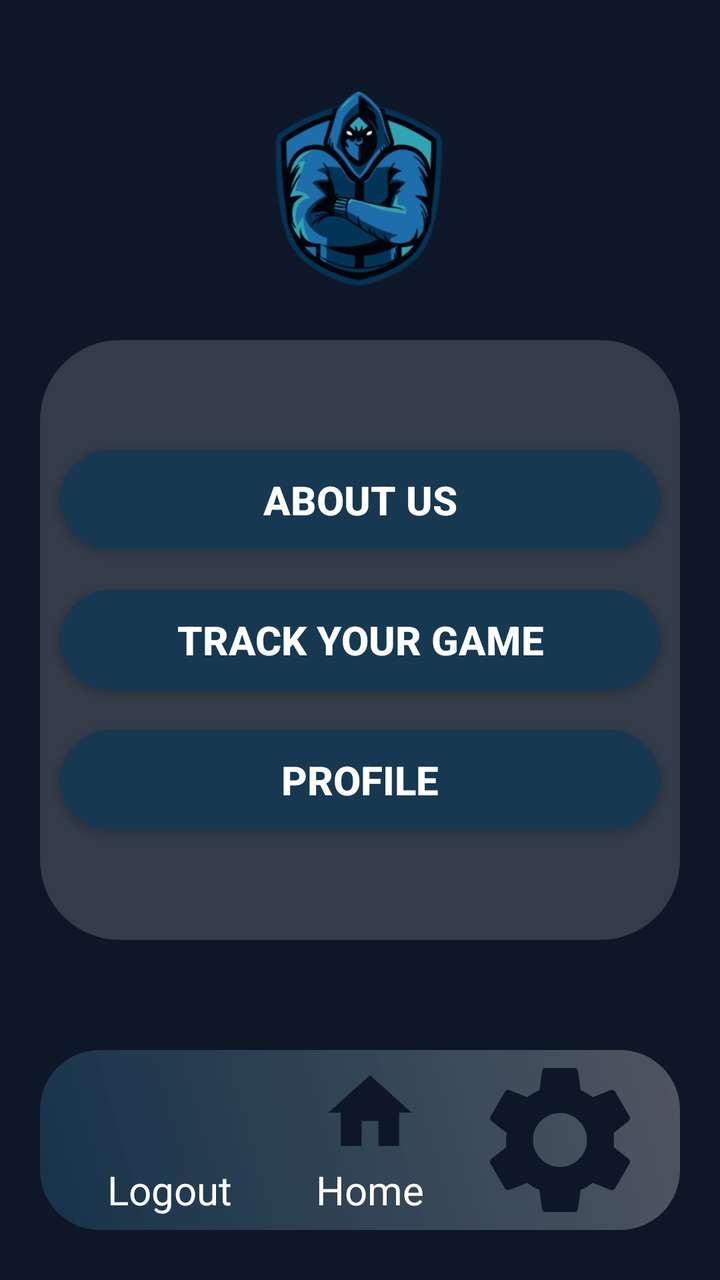
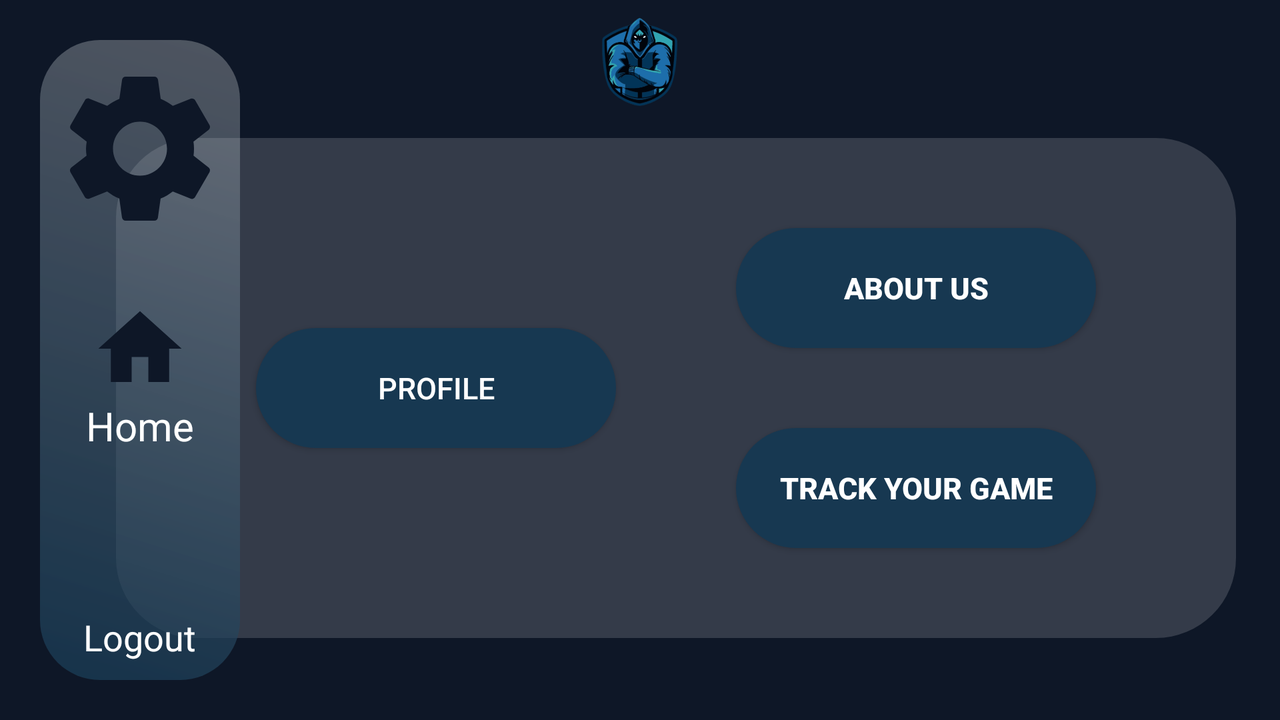

The same Android screen from two of the app's own layout files: first res/layout/ as a phone draws it, then the author's variant for another configuration, drawn on a device whose configuration selects that folder. Both files follow.
<!-- AndroidManifest.xml: application theme Theme.AppCompat.Light.NoActionBar.Fullscreen -->
<!-- res/layout/activity_profile.xml -->
<?xml version="1.0" encoding="utf-8"?>
<androidx.constraintlayout.widget.ConstraintLayout xmlns:android="http://schemas.android.com/apk/res/android"
    xmlns:app="http://schemas.android.com/apk/res-auto"
    xmlns:tools="http://schemas.android.com/tools"
    android:layout_width="match_parent"
    android:layout_height="match_parent"
    android:background="@color/_0e1727"
    tools:context=".ProfileActivity">


    <ImageView
        android:id="@+id/imgLogo2"
        android:layout_width="189dp"
        android:layout_height="179dp"
        android:layout_centerHorizontal="true"
        android:src="@drawable/gamelogooriginal"
        app:layout_constraintEnd_toEndOf="parent"
        app:layout_constraintStart_toStartOf="parent"
        app:layout_constraintTop_toTopOf="parent" />

    <LinearLayout
        android:id="@+id/linearLayout2"
        android:layout_width="match_parent"
        android:layout_height="300dp"
        android:layout_marginLeft="20dp"
        android:layout_marginRight="20dp"
        android:background="@drawable/linear_background"
        android:gravity="center"
        android:orientation="vertical"
        app:layout_constraintBottom_toBottomOf="parent"
        app:layout_constraintEnd_toEndOf="parent"
        app:layout_constraintHorizontal_bias="0.6"
        app:layout_constraintStart_toStartOf="parent"
        app:layout_constraintTop_toTopOf="parent">


        <Button
            android:id="@+id/AboutUs"
            android:layout_width="300dp"
            android:layout_height="50dp"
            android:layout_marginBottom="20dp"
            android:background="@drawable/button"
            android:text="About Us"
            android:textColor="@color/white"
            android:textSize="20sp"
            android:textStyle="bold"
            tools:layout_editor_absoluteX="55dp"
            tools:layout_editor_absoluteY="563dp" />

        <Button
            android:id="@+id/trackYourGame"
            android:layout_width="300dp"
            android:layout_height="50dp"
            android:background="@drawable/button"
            android:text="Track Your Game"
            android:layout_marginBottom="20dp"
            android:textColor="@color/white"
            android:textSize="20sp"
            android:textStyle="bold"
            tools:layout_editor_absoluteX="55dp"
            tools:layout_editor_absoluteY="563dp" />


        <Button
            android:id="@+id/goToProfile"
            android:layout_width="300dp"
            android:layout_height="50dp"
            android:background="@drawable/button"
            android:text="Profile"
            android:textColor="@color/white"
            android:textSize="20sp"
            android:textStyle="bold"
            tools:layout_editor_absoluteX="55dp"
            tools:layout_editor_absoluteY="563dp" />


    </LinearLayout>

    <LinearLayout
        android:layout_width="match_parent"
        android:layout_height="90dp"
        android:layout_alignParentBottom="true"
        android:layout_margin="20dp"
        android:background="@drawable/nav_bar"
        android:gravity="center"
        android:orientation="horizontal"
        app:layout_constraintBottom_toBottomOf="parent"
        app:layout_constraintEnd_toEndOf="parent"
        app:layout_constraintStart_toStartOf="parent"
        app:layout_constraintTop_toBottomOf="@+id/linearLayout2"
        app:layout_constraintVertical_bias="0.872">

        <LinearLayout
            android:layout_width="100dp"
            android:layout_height="match_parent"
            android:gravity="center"
            android:orientation="vertical">

            <ImageView
                android:id="@+id/logoutImg"
                android:layout_width="50dp"
                android:layout_height="50dp"
                app:srcCompat="@drawable/off" />

            <TextView
                android:id="@+id/logoutTxt"
                android:layout_width="wrap_content"
                android:layout_height="wrap_content"
                android:text="Logout"
                android:textColor="@color/white"
                android:textSize="20sp" />


        </LinearLayout>

        <LinearLayout
            android:layout_width="100dp"
            android:layout_height="match_parent"
            android:gravity="center"
            android:orientation="vertical">

            <ImageView
                android:id="@+id/homeBtn"
                android:layout_width="50dp"
                android:layout_height="50dp"
                android:layout_marginLeft="20dp"
                android:layout_marginRight="20dp"
                android:src="@drawable/baseline_home_24" />

            <TextView
                android:id="@+id/homeImg"
                android:layout_width="wrap_content"
                android:layout_height="wrap_content"
                android:text="Home"
                android:textColor="@color/white"
                android:textSize="20sp" />


        </LinearLayout>


        <ImageView
            android:id="@+id/buttonprofile"
            android:layout_width="90dp"
            android:layout_height="90dp"
            android:src="@drawable/baseline_settings_242" />


    </LinearLayout>


</androidx.constraintlayout.widget.ConstraintLayout>
<!-- resources referenced by this layout -->
<resources>
  <color name="_0e1727">#0e1727</color>
  <color name="white">#FFFFFFFF</color>
  <!-- drawable baseline_home_24 (drawable) -->
  <vector android:height="24dp" android:tint="@color/_0e1727"
      android:viewportHeight="24" android:viewportWidth="24"
      android:width="24dp" xmlns:android="http://schemas.android.com/apk/res/android">
      <path android:fillColor="@android:color/white" android:pathData="M10,20v-6h4v6h5v-8h3L12,3 2,12h3v8z"/>
  </vector>
  <!-- drawable baseline_settings_242 (drawable) -->
  <vector android:height="24dp" android:tint="@color/_0e1727"
      android:viewportHeight="24" android:viewportWidth="24"
      android:width="24dp" xmlns:android="http://schemas.android.com/apk/res/android">
      <path android:fillColor="@android:color/white" android:pathData="M19.14,12.94c0.04,-0.3 0.06,-0.61 0.06,-0.94c0,-0.32 -0.02,-0.64 -0.07,-0.94l2.03,-1.58c0.18,-0.14 0.23,-0.41 0.12,-0.61l-1.92,-3.32c-0.12,-0.22 -0.37,-0.29 -0.59,-0.22l-2.39,0.96c-0.5,-0.38 -1.03,-0.7 -1.62,-0.94L14.4,2.81c-0.04,-0.24 -0.24,-0.41 -0.48,-0.41h-3.84c-0.24,0 -0.43,0.17 -0.47,0.41L9.25,5.35C8.66,5.59 8.12,5.92 7.63,6.29L5.24,5.33c-0.22,-0.08 -0.47,0 -0.59,0.22L2.74,8.87C2.62,9.08 2.66,9.34 2.86,9.48l2.03,1.58C4.84,11.36 4.8,11.69 4.8,12s0.02,0.64 0.07,0.94l-2.03,1.58c-0.18,0.14 -0.23,0.41 -0.12,0.61l1.92,3.32c0.12,0.22 0.37,0.29 0.59,0.22l2.39,-0.96c0.5,0.38 1.03,0.7 1.62,0.94l0.36,2.54c0.05,0.24 0.24,0.41 0.48,0.41h3.84c0.24,0 0.44,-0.17 0.47,-0.41l0.36,-2.54c0.59,-0.24 1.13,-0.56 1.62,-0.94l2.39,0.96c0.22,0.08 0.47,0 0.59,-0.22l1.92,-3.32c0.12,-0.22 0.07,-0.47 -0.12,-0.61L19.14,12.94zM12,15.6c-1.98,0 -3.6,-1.62 -3.6,-3.6s1.62,-3.6 3.6,-3.6s3.6,1.62 3.6,3.6S13.98,15.6 12,15.6z"/>
  </vector>
  <!-- drawable button (drawable) -->
  <?xml version="1.0" encoding="utf-8"?>
  <shape xmlns:android="http://schemas.android.com/apk/res/android"
      android:shape="rectangle">
  
      <solid
          android:color="@color/blue_shade" />
      <corners
          android:radius="100dp"/>
  </shape>
  <!-- drawable gamelogooriginal: png bitmap (drawable, 10893 bytes) -->
  <!-- drawable linear_background (drawable) -->
  <?xml version="1.0" encoding="utf-8"?>
  <shape xmlns:android="http://schemas.android.com/apk/res/android">
  
      <solid
          android:color="#28FFFFFF"/>
  
      <corners
          android:radius="40dp"/>
  
  </shape>
  <!-- drawable nav_bar (drawable) -->
  <?xml version="1.0" encoding="utf-8"?>
  <shape xmlns:android="http://schemas.android.com/apk/res/android">
  
      <gradient
          android:startColor="#D2173851"
          android:endColor="#48F2F2F2"
          android:angle="45"/>
  
      <corners
          android:radius="30dp"/>
  
  </shape>
  <!-- drawable off: png bitmap (drawable, 34852 bytes) -->
  <style name="Theme.AppCompat.Light.NoActionBar.Fullscreen" parent="@style/Theme.AppCompat.Light.NoActionBar">
          <item name="android:windowNoTitle">true</item>
          <item name="android:windowActionBar">false</item>
          <item name="android:windowFullscreen">true</item>
          <item name="android:windowContentOverlay">@null</item>
  
          <item name="colorPrimary">@color/lavender</item>
          <item name="colorPrimaryVariant">@color/lavender</item>
          <item name="colorOnPrimary">@color/white</item>
          
          <item name="colorSecondary">@color/blue_shade</item>
          <item name="colorSecondaryVariant">@color/blue_shade</item>
          <item name="colorOnSecondary">@color/black</item>
          
          <item name="android:statusBarColor">?attr/colorPrimaryVariant</item>
          
          <item name="android:windowBackground">@color/_0e1727</item>
  
      </style>
  <color name="blue_shade">#173851</color>
  <color name="lavender">#0e1727</color>
  <color name="black">#FF000000</color>
</resources>
<!-- res/layout-land/activity_profile.xml (the author's variant of the layout above) -->
<!-- drawn on the phone turned sideways -->
<?xml version="1.0" encoding="utf-8"?>
<androidx.constraintlayout.widget.ConstraintLayout xmlns:android="http://schemas.android.com/apk/res/android"
    xmlns:app="http://schemas.android.com/apk/res-auto"
    xmlns:tools="http://schemas.android.com/tools"
    android:layout_width="match_parent"
    android:layout_height="match_parent"
    android:background="@color/_0e1727"
    tools:context=".ProfileActivity">




    <ImageView
        android:id="@+id/imgLogo2"
        android:layout_width="85dp"
        android:layout_height="81dp"
        android:layout_centerHorizontal="true"
        android:src="@drawable/gamelogooriginal"
        app:layout_constraintBottom_toTopOf="@+id/linearLayout"
        app:layout_constraintEnd_toEndOf="parent"
        app:layout_constraintStart_toStartOf="parent" />

    <LinearLayout
        android:id="@+id/linearLayout"
        android:layout_width="560dp"
        android:layout_height="250dp"
        android:layout_marginLeft="40dp"
        android:layout_marginRight="20dp"
        android:background="@drawable/linear_background"
        android:gravity="center"
        android:orientation="horizontal"
        app:layout_constraintBottom_toBottomOf="parent"
        app:layout_constraintEnd_toEndOf="parent"
        app:layout_constraintHorizontal_bias="0.906"
        app:layout_constraintStart_toStartOf="parent"
        app:layout_constraintTop_toTopOf="parent"
        app:layout_constraintVertical_bias="0.627">



        <LinearLayout
            android:layout_width="200dp"
            android:layout_height="match_parent"
            android:gravity="center"
            android:orientation="vertical">



            <Button
                android:id="@+id/goToProfile"
                android:layout_width="180dp"
                android:layout_height="60dp"
                android:background="@drawable/background_solid"
                android:backgroundTint="@color/blue_shade"
                android:text="Profile"
                android:textColor="@color/white"
                android:textSize="15sp"
                tools:layout_editor_absoluteX="371dp" />


        </LinearLayout>

        <LinearLayout
            android:layout_width="200dp"
            android:layout_height="match_parent"
            android:gravity="center"
            android:layout_marginStart="40dp"
            android:orientation="vertical">


            <Button
                android:id="@+id/AboutUs"
                android:layout_width="180dp"
                android:layout_height="60dp"
                android:background="@drawable/background_solid"
                android:backgroundTint="@color/blue_shade"
                android:text="About Us"
                android:textColor="@color/white"
                android:textSize="15sp"
                android:textStyle="bold"
                tools:layout_editor_absoluteX="531dp"
                tools:layout_editor_absoluteY="181dp" />

            <Button
                android:id="@+id/trackYourGame"
                android:layout_width="180dp"
                android:layout_height="60dp"
                android:background="@drawable/background_solid"
                android:backgroundTint="@color/blue_shade"
                android:text="Track Your Game"
                android:layout_marginTop="40dp"
                android:textColor="@color/white"
                android:textSize="15sp"
                android:textStyle="bold"
                tools:layout_editor_absoluteX="531dp"
                tools:layout_editor_absoluteY="181dp" />



        </LinearLayout>


    </LinearLayout>

    <LinearLayout
        android:layout_width="100dp"
        android:layout_height="match_parent"
        android:layout_margin="20dp"
        android:background="@drawable/nav_bar"
        android:orientation="vertical"
        android:gravity="center"
        app:layout_constraintBottom_toBottomOf="parent"
        app:layout_constraintStart_toStartOf="parent"
        app:layout_constraintTop_toTopOf="parent">

        <ImageView
            android:layout_width="90dp"
            android:layout_height="90dp"
            android:src="@drawable/baseline_settings_242"
            android:id="@+id/buttonprofile"/>


        <ImageView
            android:layout_width="50dp"
            android:id="@+id/homeBtn"
            android:layout_marginTop="30dp"
            android:layout_height="50dp"
            android:src="@drawable/baseline_home_24"/>
        <TextView
            android:id="@+id/homeTxt"
            android:layout_width="wrap_content"
            android:layout_height="wrap_content"
            android:layout_marginBottom="30dp"
            android:text="Home"
            android:textColor="@color/white"
            android:textSize="20sp" />

        <ImageView
            android:id="@+id/logoutImg"
            android:layout_width="50dp"
            android:layout_height="50dp"

            app:srcCompat="@drawable/off"
            />

        <TextView
            android:id="@+id/logoutTxt"
            android:layout_width="wrap_content"
            android:layout_height="wrap_content"

            android:text="Logout"
            android:textColor="@color/white"
            android:textSize="18sp"
            />

    </LinearLayout>



</androidx.constraintlayout.widget.ConstraintLayout>
<!-- resources referenced by the variant -->
<!-- as the phone turned sideways resolves them -->
<resources>
  <color name="_0e1727">#0e1727</color>
  <color name="blue_shade">#173851</color>
  <color name="white">#FFFFFFFF</color>
  <!-- drawable background_solid (drawable) -->
  <?xml version="1.0" encoding="utf-8"?>
  <shape xmlns:android="http://schemas.android.com/apk/res/android">
  
      <solid
          android:color="@color/blue_shade"/>
  
      <corners
          android:radius="30dp"/>
  
  
  </shape>
  <!-- drawable baseline_home_24 (drawable) -->
  <vector android:height="24dp" android:tint="@color/_0e1727"
      android:viewportHeight="24" android:viewportWidth="24"
      android:width="24dp" xmlns:android="http://schemas.android.com/apk/res/android">
      <path android:fillColor="@android:color/white" android:pathData="M10,20v-6h4v6h5v-8h3L12,3 2,12h3v8z"/>
  </vector>
  <!-- drawable baseline_settings_242 (drawable) -->
  <vector android:height="24dp" android:tint="@color/_0e1727"
      android:viewportHeight="24" android:viewportWidth="24"
      android:width="24dp" xmlns:android="http://schemas.android.com/apk/res/android">
      <path android:fillColor="@android:color/white" android:pathData="M19.14,12.94c0.04,-0.3 0.06,-0.61 0.06,-0.94c0,-0.32 -0.02,-0.64 -0.07,-0.94l2.03,-1.58c0.18,-0.14 0.23,-0.41 0.12,-0.61l-1.92,-3.32c-0.12,-0.22 -0.37,-0.29 -0.59,-0.22l-2.39,0.96c-0.5,-0.38 -1.03,-0.7 -1.62,-0.94L14.4,2.81c-0.04,-0.24 -0.24,-0.41 -0.48,-0.41h-3.84c-0.24,0 -0.43,0.17 -0.47,0.41L9.25,5.35C8.66,5.59 8.12,5.92 7.63,6.29L5.24,5.33c-0.22,-0.08 -0.47,0 -0.59,0.22L2.74,8.87C2.62,9.08 2.66,9.34 2.86,9.48l2.03,1.58C4.84,11.36 4.8,11.69 4.8,12s0.02,0.64 0.07,0.94l-2.03,1.58c-0.18,0.14 -0.23,0.41 -0.12,0.61l1.92,3.32c0.12,0.22 0.37,0.29 0.59,0.22l2.39,-0.96c0.5,0.38 1.03,0.7 1.62,0.94l0.36,2.54c0.05,0.24 0.24,0.41 0.48,0.41h3.84c0.24,0 0.44,-0.17 0.47,-0.41l0.36,-2.54c0.59,-0.24 1.13,-0.56 1.62,-0.94l2.39,0.96c0.22,0.08 0.47,0 0.59,-0.22l1.92,-3.32c0.12,-0.22 0.07,-0.47 -0.12,-0.61L19.14,12.94zM12,15.6c-1.98,0 -3.6,-1.62 -3.6,-3.6s1.62,-3.6 3.6,-3.6s3.6,1.62 3.6,3.6S13.98,15.6 12,15.6z"/>
  </vector>
  <!-- drawable gamelogooriginal: png bitmap (drawable, 10893 bytes) -->
  <!-- drawable linear_background (drawable) -->
  <?xml version="1.0" encoding="utf-8"?>
  <shape xmlns:android="http://schemas.android.com/apk/res/android">
  
      <solid
          android:color="#28FFFFFF"/>
  
      <corners
          android:radius="40dp"/>
  
  </shape>
  <!-- drawable nav_bar (drawable) -->
  <?xml version="1.0" encoding="utf-8"?>
  <shape xmlns:android="http://schemas.android.com/apk/res/android">
  
      <gradient
          android:startColor="#D2173851"
          android:endColor="#48F2F2F2"
          android:angle="45"/>
  
      <corners
          android:radius="30dp"/>
  
  </shape>
  <!-- drawable off: png bitmap (drawable, 34852 bytes) -->
  <style name="Theme.AppCompat.Light.NoActionBar.Fullscreen" parent="@style/Theme.AppCompat.Light.NoActionBar">
          <item name="android:windowNoTitle">true</item>
          <item name="android:windowActionBar">false</item>
          <item name="android:windowFullscreen">true</item>
          <item name="android:windowContentOverlay">@null</item>
  
          <item name="colorPrimary">@color/lavender</item>
          <item name="colorPrimaryVariant">@color/lavender</item>
          <item name="colorOnPrimary">@color/white</item>
          
          <item name="colorSecondary">@color/blue_shade</item>
          <item name="colorSecondaryVariant">@color/blue_shade</item>
          <item name="colorOnSecondary">@color/black</item>
          
          <item name="android:statusBarColor">?attr/colorPrimaryVariant</item>
          
          <item name="android:windowBackground">@color/_0e1727</item>
  
      </style>
  <color name="lavender">#0e1727</color>
  <color name="black">#FF000000</color>
</resources>
